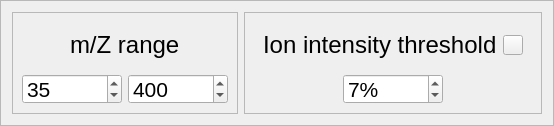
            <widget class="QFrame" name="frame_20">
             <property name="frameShape">
              <enum>QFrame::StyledPanel</enum>
             </property>
             <property name="frameShadow">
              <enum>QFrame::Raised</enum>
             </property>
             <layout class="QHBoxLayout" name="horizontalLayout_3">
              <item>
               <widget class="QFrame" name="frame_4">
                <property name="sizePolicy">
                 <sizepolicy hsizetype="Expanding" vsizetype="Expanding">
                  <horstretch>0</horstretch>
                  <verstretch>0</verstretch>
                 </sizepolicy>
                </property>
                <property name="minimumSize">
                 <size>
                  <width>0</width>
                  <height>0</height>
                 </size>
                </property>
                <property name="maximumSize">
                 <size>
                  <width>16777215</width>
                  <height>16777215</height>
                 </size>
                </property>
                <property name="frameShape">
                 <enum>QFrame::StyledPanel</enum>
                </property>
                <property name="frameShadow">
                 <enum>QFrame::Raised</enum>
                </property>
                <layout class="QGridLayout" name="gridLayout_10">
                 <item row="0" column="0" colspan="2" alignment="Qt::AlignHCenter">
                  <widget class="QLabel" name="label">
                   <property name="sizePolicy">
                    <sizepolicy hsizetype="Preferred" vsizetype="Preferred">
                     <horstretch>0</horstretch>
                     <verstretch>0</verstretch>
                    </sizepolicy>
                   </property>
                   <property name="minimumSize">
                    <size>
                     <width>0</width>
                     <height>30</height>
                    </size>
                   </property>
                   <property name="maximumSize">
                    <size>
                     <width>16777215</width>
                     <height>16777215</height>
                    </size>
                   </property>
                   <property name="font">
                    <font>
                     <pointsize>18</pointsize>
                     <weight>50</weight>
                     <italic>false</italic>
                     <bold>false</bold>
                    </font>
                   </property>
                   <property name="styleSheet">
                    <string notr="true">font: 18pt;</string>
                   </property>
                   <property name="text">
                    <string>m/Z range</string>
                   </property>
                  </widget>
                 </item>
                 <item row="1" column="0">
                  <widget class="QSpinBox" name="spinBox">
                   <property name="minimumSize">
                    <size>
                     <width>100</width>
                     <height>30</height>
                    </size>
                   </property>
                   <property name="maximumSize">
                    <size>
                     <width>100</width>
                     <height>30</height>
                    </size>
                   </property>
                   <property name="styleSheet">
                    <string notr="true">font: 16pt;</string>
                   </property>
                   <property name="maximum">
                    <number>500</number>
                   </property>
                   <property name="value">
                    <number>35</number>
                   </property>
                  </widget>
                 </item>
                 <item row="1" column="1">
                  <widget class="QSpinBox" name="spinBox_2">
                   <property name="minimumSize">
                    <size>
                     <width>100</width>
                     <height>30</height>
                    </size>
                   </property>
                   <property name="maximumSize">
                    <size>
                     <width>100</width>
                     <height>30</height>
                    </size>
                   </property>
                   <property name="styleSheet">
                    <string notr="true">font: 16pt;</string>
                   </property>
                   <property name="maximum">
                    <number>500</number>
                   </property>
                   <property name="value">
                    <number>400</number>
                   </property>
                  </widget>
                 </item>
                </layout>
               </widget>
              </item>
              <item>
               <widget class="QFrame" name="frame_15">
                <property name="sizePolicy">
                 <sizepolicy hsizetype="Expanding" vsizetype="Expanding">
                  <horstretch>0</horstretch>
                  <verstretch>0</verstretch>
                 </sizepolicy>
                </property>
                <property name="minimumSize">
                 <size>
                  <width>0</width>
                  <height>0</height>
                 </size>
                </property>
                <property name="maximumSize">
                 <size>
                  <width>16777215</width>
                  <height>16777215</height>
                 </size>
                </property>
                <property name="frameShape">
                 <enum>QFrame::StyledPanel</enum>
                </property>
                <property name="frameShadow">
                 <enum>QFrame::Raised</enum>
                </property>
                <layout class="QGridLayout" name="gridLayout_15">
                 <property name="leftMargin">
                  <number>9</number>
                 </property>
                 <property name="topMargin">
                  <number>9</number>
                 </property>
                 <property name="rightMargin">
                  <number>9</number>
                 </property>
                 <property name="bottomMargin">
                  <number>9</number>
                 </property>
                 <property name="spacing">
                  <number>6</number>
                 </property>
                 <item row="1" column="0" alignment="Qt::AlignHCenter">
                  <widget class="QSpinBox" name="spinBox_6">
                   <property name="minimumSize">
                    <size>
                     <width>100</width>
                     <height>30</height>
                    </size>
                   </property>
                   <property name="maximumSize">
                    <size>
                     <width>100</width>
                     <height>30</height>
                    </size>
                   </property>
                   <property name="styleSheet">
                    <string notr="true">font: 16pt;</string>
                   </property>
                   <property name="suffix">
                    <string>%</string>
                   </property>
                   <property name="maximum">
                    <number>100</number>
                   </property>
                   <property name="value">
                    <number>7</number>
                   </property>
                  </widget>
                 </item>
                 <item row="0" column="0">
                  <widget class="QWidget" name="widget_8" native="true">
                   <layout class="QHBoxLayout" name="horizontalLayout_13">
                    <item>
                     <widget class="QLabel" name="label_19">
                      <property name="sizePolicy">
                       <sizepolicy hsizetype="Preferred" vsizetype="Preferred">
                        <horstretch>0</horstretch>
                        <verstretch>0</verstretch>
                       </sizepolicy>
                      </property>
                      <property name="minimumSize">
                       <size>
                        <width>0</width>
                        <height>0</height>
                       </size>
                      </property>
                      <property name="maximumSize">
                       <size>
                        <width>16777215</width>
                        <height>16777215</height>
                       </size>
                      </property>
                      <property name="font">
                       <font>
                        <pointsize>18</pointsize>
                        <weight>50</weight>
                        <italic>false</italic>
                        <bold>false</bold>
                       </font>
                      </property>
                      <property name="styleSheet">
                       <string notr="true">font: 18pt;</string>
                      </property>
                      <property name="text">
                       <string>Ion intensity threshold</string>
                      </property>
                      <property name="wordWrap">
                       <bool>true</bool>
                      </property>
                     </widget>
                    </item>
                    <item>
                     <widget class="QPushButton" name="pushButton_18">
                      <property name="minimumSize">
                       <size>
                        <width>20</width>
                        <height>20</height>
                       </size>
                      </property>
                      <property name="maximumSize">
                       <size>
                        <width>20</width>
                        <height>20</height>
                       </size>
                      </property>
                      <property name="text">
                       <string/>
                      </property>
                      <property name="icon">
                       <iconset>
                        <normaloff>../Combine/R-C.png</normaloff>../Combine/R-C.png</iconset>
                      </property>
                      <property name="iconSize">
                       <size>
                        <width>20</width>
                        <height>20</height>
                       </size>
                      </property>
                     </widget>
                    </item>
                   </layout>
                  </widget>
                 </item>
                </layout>
               </widget>
              </item>
             </layout>
            </widget>
